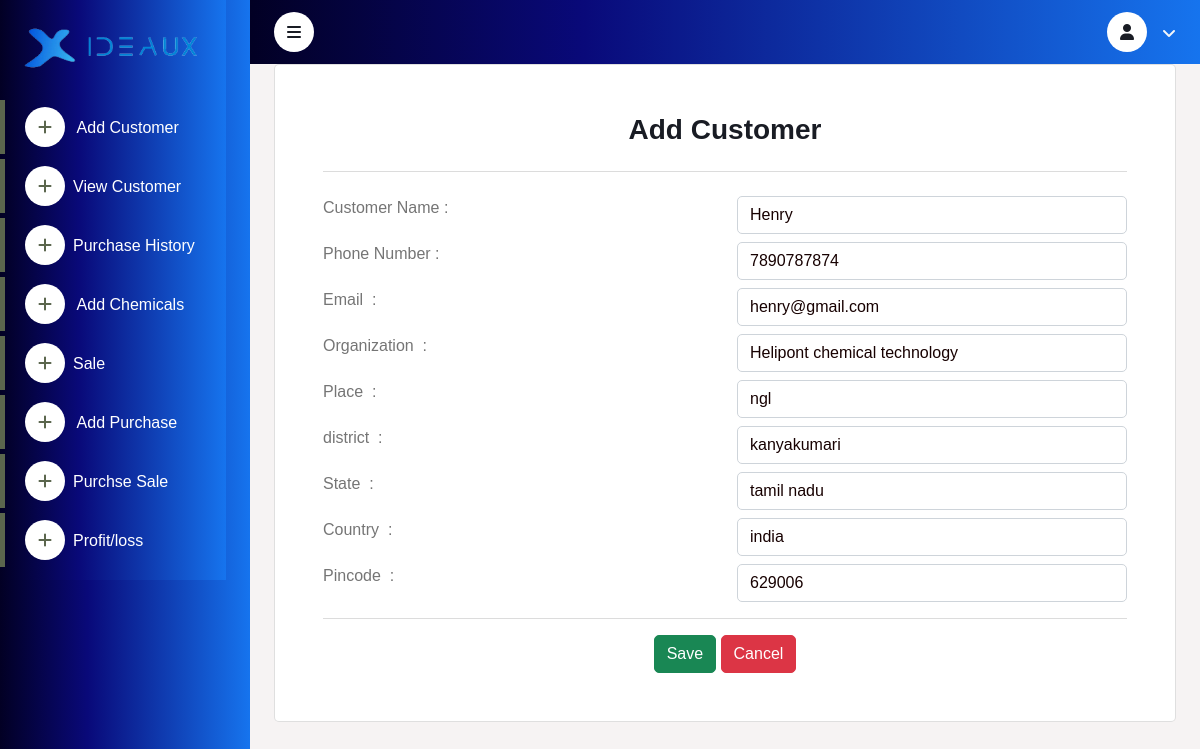
The page /crm/edit_customer/3/ on the database its author committed.
### CRM/models.py (models this page shows, shortened)
class Customer(models.Model):
    name=models.CharField(max_length=80,null=True)
    phone_number=models.CharField(max_length=10,null=True)
    email=models.EmailField(unique=True)
    doorno=models.CharField(max_length=50,null=True)
    address_line1=models.CharField(max_length=50,null=True)
    address_line2=models.CharField(max_length=50,null=True)
    organization=models.CharField(max_length=50,null=True)
    place=models.CharField(max_length=50,null=True)
    district=models.CharField(max_length=50,null=True)
    pincode=models.CharField(max_length=6,null=True)
    state=models.CharField(max_length=50,null=True)
    country=models.CharField(max_length=50,null=True)
    is_active=models.BooleanField(default=True)
    created_at = models.DateTimeField(auto_now_add=True,null=True)
    updated_at = models.DateTimeField(auto_now=True,null=True)

### CRM/views.py (the view, shortened to what this page needs)
# urls.py: path('edit_customer/<int:id>/',views.edit_customer,name="edit_customer"),
def edit_customer(request,id):
    customer=Customer.objects.get(id=id)
    return render(request,'crm/edit_customer.html',{'customer':customer})

### CRM/templates/crm/edit_customer.html (shortened to what this page needs)
{% extends 'user/layout.html' %}
{% load static%}
{% block content %}
   <div class="container">
    <div class="card p-5">
        <h3 class="text-center">Add Customer</h3>
        <hr class="hr-center">
        <form action="" method="post" enctype="multipart/form-data">
            <div class="row">
                <div class="col-md-6 mt-2">
                    <label for="name">Customer&nbsp;Name&nbsp;:</label>
                </div>
                <div class="col-md-6 mt-2">
                    <input type="text" name="name" class="form-control" id="name" value="{{customer.name}}" required>
                 </div>
                    <div class="col-md-6 mt-2">
                        <label for="material">Phone&nbsp;Number&nbsp;:</label>
                    </div>
                    <div class="col-md-6 mt-2">
                        <input type="text" name="phone_number" class="form-control" id="phone_number" value="{{customer.phone_number}}" required>
                      </div>
                <div class="col-md-6 mt-2">
                    <label for="material">Email&nbsp;&nbsp;:</label>
                </div>
                <div class="col-md-6 mt-2">
                    <input type="text" name="email" class="form-control" id="email" value="{{customer.email}}" required>
                  </div>
                  <div class="col-md-6 mt-2">
                    <label for="organization">Organization&nbsp;&nbsp;:</label>
                </div>
                <div class="col-md-6 mt-2">
                    <input type="text" name="organization" class="form-control" id="organization" value="{{customer.organization}}" required>
                  </div>
                  <div class="col-md-6 mt-2">
                    <label for="material">Place&nbsp;&nbsp;:</label>
                </div>
                <div class="col-md-6 mt-2">
                    <input type="text" name="place" class="form-control" id="place" value="{{customer.place}}" required>
                  </div>
                  <div class="col-md-6 mt-2">
                    <label for="material">district&nbsp;&nbsp;:</label>
                </div>
                <div class="col-md-6 mt-2">
                    <input type="text" name="district" class="form-control" id="district" value="{{customer.district}}" required>
                  </div>
                  <div class="col-md-6 mt-2">
                    <label for="state">State&nbsp;&nbsp;:</label>
                </div>
                <div class="col-md-6 mt-2">
                    <input type="text" name="state" class="form-control" id="state" value="{{customer.state}}" required>
                  </div>
                  <div class="col-md-6 mt-2">
                    <label for="country">Country&nbsp;&nbsp;:</label>
                </div>
                <div class="col-md-6 mt-2">
                    <input type="text" name="country" class="form-control" id="country" value="{{customer.country}}" required>
                  </div>
                  <div class="col-md-6 mt-2">
                    <label for="pincode">Pincode&nbsp;&nbsp;:</label>
                </div>
                <div class="col-md-6 mt-2">
                    <input type="text" name="pincode" class="form-control" id="pincode" value="{{customer.pincode}}" required>
                  </div>
            </div>
            <hr class="hr-center">
            <div class="mt-2 text-center">
                <button type="submit" class="btn btn-success">Save</button>
                <button type="reset" class="btn btn-danger">Cancel</button>
            </div>
        </form>
    </div>
</div>
</div>
{% endblock content %}

### user/static/css/styles.css (style rules this page uses)
:root { --primary: #bb1e30; --light: #e92a41; --dark: #252525; --blue:rgb(71, 144, 208); }
.btn { transition: .5s; }

### rows shown on the page
Customer: name "Henry", phone_number "7890787874", email "henry@gmail.com", organization "Helipont chemical technology", place "ngl", district "kanyakumari", state "tamil nadu", country "india", pincode "629006"
